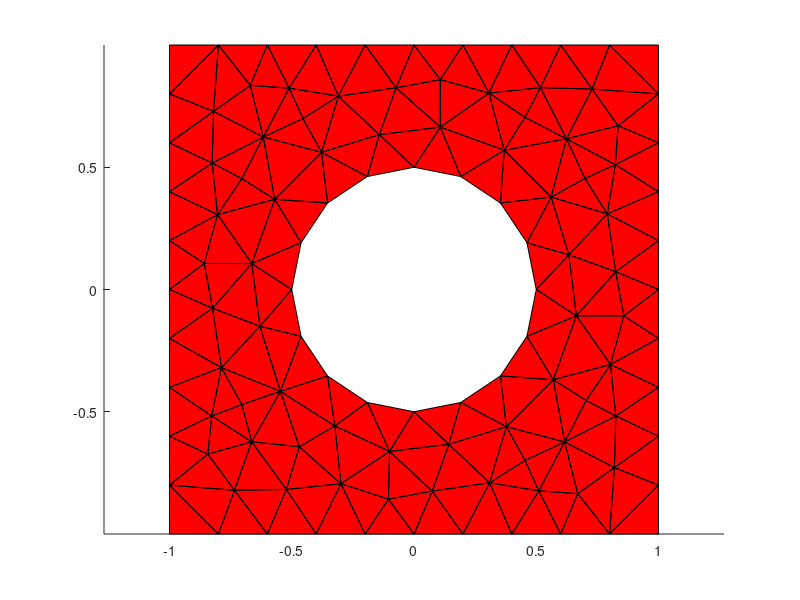

Recreate this plot in MATLAB.
% Load geometry from file exported from ABAQUS
coord = load('coord.dat');
connect = load('connectivity.dat') + 1;

% plot mesh
figure,
    patch('faces',connect(:,[1 2 3 1]),'vertices',coord,'facecolor','r')
axis equal

% identify boundary nodes
inbnd = sqrt(sum(coord.^2,2)) < 0.501; % inner bndry: radius = 0.5
outbnd = (coord(:,1) < -0.999) | (coord(:,1) > 0.999) ...
       | (coord(:,2) < -0.999) | (coord(:,2) > 0.999); % outer bndry

% assign boundary conditions (fix outer and inner boundaries)   
bcs = zeros(size(coord,1),1);
bcs(inbnd | outbnd) = 1;

% pressure and tension
pPress = 2; % p = 2*theta, and set theta = 1
STens = 1; % S = 1/G, and set G = 1
